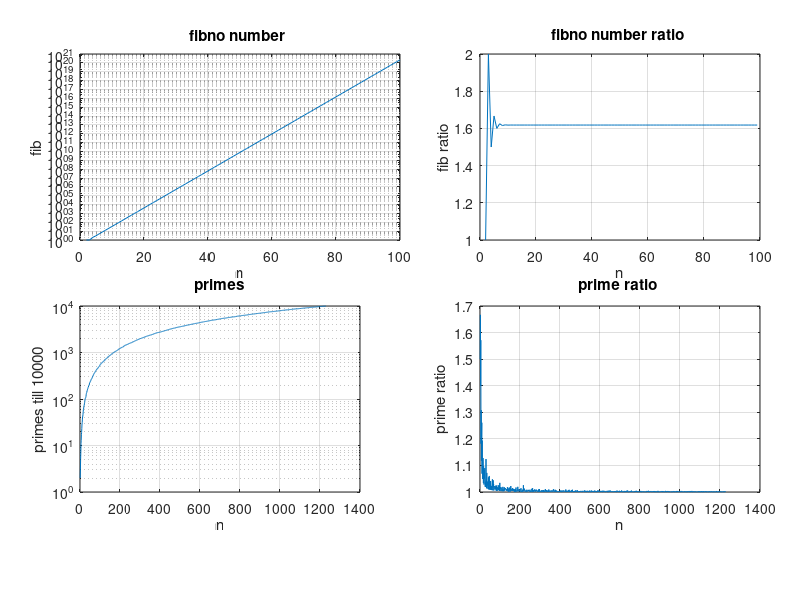

Reproduce this figure in MATLAB.
clc
clear all 
close all
n=100;
a(1)=0;
a(2)=1;
for i=1:n-2;
    a(i+2)=a(i+1)+a(i);
end
for i=1:n-1;
    ratio(i)=a(i+1)/a(i);
end 
zf(1) = figure(1);clf 
za(1) = axes; 
zp(1) = semilogy(a);grid
xlabel('n')
ylabel('fib')
title('fibno number ')
set(za(1),'position',[.1 .6 .4 .31])
za(2) = axes; 
zp(2) = plot(ratio);grid 
xlabel('n')
ylabel('fib ratio')
title('fibno number ratio ')
set(za(2),'position',[.6 .6 .35 .31])
limt=10000;
prime_=primes(limt);
za(1) = axes; 
zp(1) = semilogy(prime_);grid
xlabel('n')
ylabel('primes till 10000')
title('primes')
set(za(1),'position',[.1 .18 .35 .31])
for i=1:length(prime_)-1;
    ratio(i)=prime_(i+1)/prime_(i);
end
za(2) = axes; 
zp(2) = plot(ratio);grid 
xlabel('n')
ylabel('prime ratio')
title('prime ratio ')
set(za(2),'position',[.6 .18 .35 .31])
